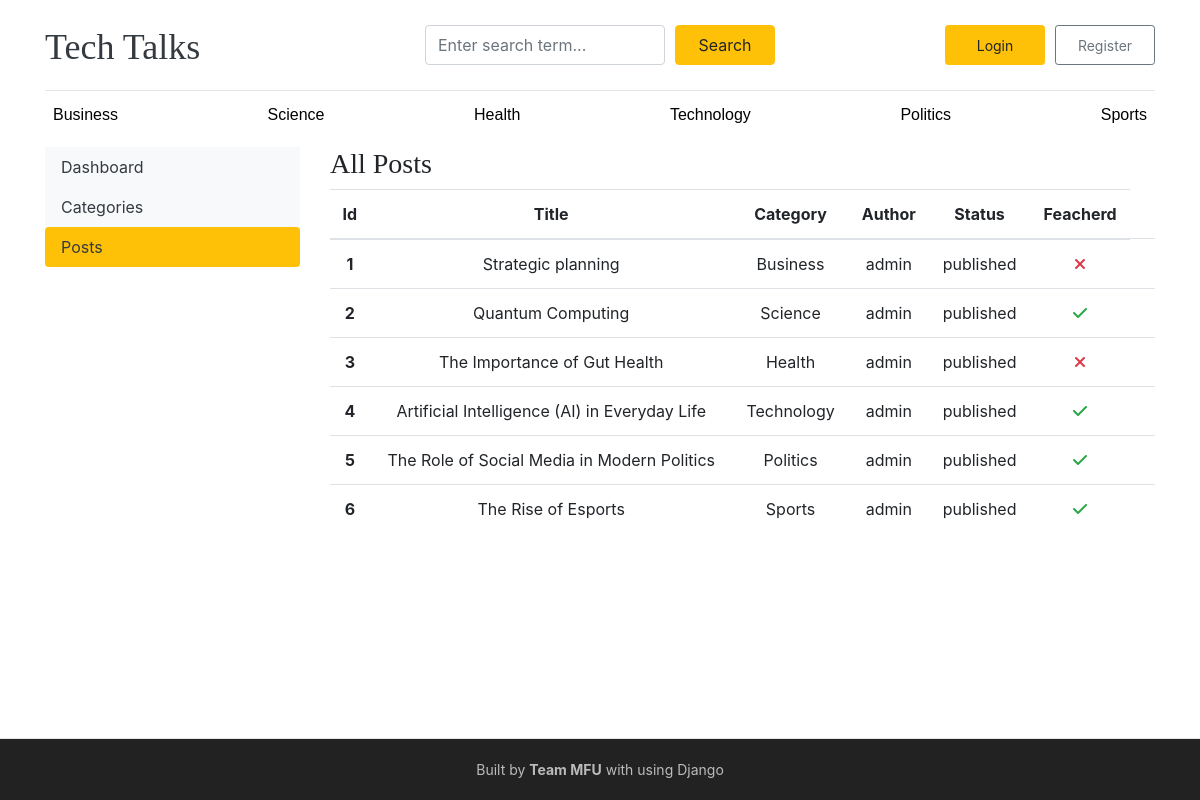
The app's page /dashboard/posts/ with its own data.
### application/models.py (models this page shows, shortened)
class Category(models.Model):
    category_name= models.CharField(max_length=50, unique=True)
    created_at = models.DateTimeField(auto_now_add=True)
    updated_at = models.DateTimeField(auto_now=True)
    class Meta:
        verbose_name_plural = 'Categories'
    def __str__(self):
        return self.category_name

class Blogs(models.Model):
    title = models.CharField(max_length= 100, unique=True)
    slug = models.SlugField(unique=True, blank=True)
    category = models.ForeignKey(Category, on_delete=models.CASCADE)
    author = models.ForeignKey(User, on_delete=models.CASCADE)
    blog_image = models.ImageField(upload_to='uploads/%y/%m/%d')
    short_description = models.TextField(max_length=1000)
    blog_body = models.TextField(max_length=3000)
    status = models.CharField(max_length=100, choices= STATUS_CHOICE, default= 'draft')
    is_feacherd = models.BooleanField(default= False)
    created_at = models.DateTimeField(auto_now_add=True)
    updated_at = models.DateTimeField(auto_now=True)
    class Meta:
        verbose_name_plural = 'Blogs'

### dashboard/views.py (the view)
# urls.py: path('posts/', views.posts, name='posts'),
def posts(request):
    posts = Blogs.objects.all()
    context={
        'posts':posts
    }
    return render(request, 'dashboard/posts.html',context)

### application/context_processors.py (called while the page is built)
def get_categories(request):
    categories = Category.objects.all()
    return dict(categories = categories )

### templates/dashboard/posts.html (shortened to what this page needs)
{% extends '../base/base.html' %}
{% block content %}
<div class="row">
    {% include './left_sidebar.html' %}
     <div class="col-md-9">
      <h3>All Posts</h3>
        <table class="table table-hover">
            <thead>
              <tr class="text-center">
                <th>Id</th>
                <th>Title</th>
                <th>Category</th>
                <th>Author</th>
                <th>Status</th>
                <th>Feacherd</th>
              </tr>
            </thead>
            <tbody>
            {% for post in posts %}
                <tr class="text-center">
                <th>{{ forloop.counter }}</th>
                <td>{{ post.title}}</td>
                <td>{{ post.category}}</td>
                <td>{{ post.author}}</td>
                <td>{{ post.status}}</td>
                <td>{% if post.is_feacherd %} <i class="fa fa-check text-success"></i> {% else %} <i class="fa fa-times text-danger"></i> {% endif %}</td>
                <td>
                </td>
              </tr>
            {% endfor %}
            </tbody>
          </table>
     </div>
</div>
{% endblock %}

### templates/base/header.html (shortened to what this page needs)
{% load static %}
<!DOCTYPE html>
<html lang="en">
<head>
    <link href="https://getbootstrap.com/docs/4.0/dist/css/bootstrap.min.css" rel="stylesheet">
    <link href="{% static 'css/blog.css' %}" rel="stylesheet">
    <link rel="stylesheet" href="https://cdnjs.cloudflare.com/ajax/libs/font-awesome/4.7.0/css/font-awesome.min.css">
    <link rel="stylesheet" href="https://cdnjs.cloudflare.com/ajax/libs/font-awesome/6.4.2/css/all.min.css">
  </head>
<body>
    <div class="container">
      <header class="blog-header py-3">
    <div class="row flex-nowrap justify-content-between align-items-center">
        <div class="col-4 pt-1">
            <a class="blog-header-logo text-dark" href="/">Tech Talks</a>
        </div>
        <div class="col-4 search-container">
            <form action="{% url 'search' %}" method="GET" class="search-form">
                <div class="d-flex gap-2">
                    <input class="form-control search-input" name="keyword" type="text" placeholder="Enter search term..." />
                    <button type="submit" class="btn btn-warning search-button">Search</button>
                </div>
            </form>
        </div>
        <div class="col-4 d-flex justify-content-end align-items-center action-buttons">
            {% if user.is_authenticated %}
                <div class="buttons-group">
                    {% if user.is_staff or user.is_superuser %}
                        <a href="{% url 'dashboard' %}" class="btn btn-warning">Dashboard</a>
                    {% endif %}
                    <a href="{% url 'logout' %}" class="btn btn-danger text-white">Logout</a>
                </div>
            {% else %}
                <a class="btn btn-sm btn-warning" href="{% url 'login' %}">Login</a>
                <a class="btn btn-sm btn-outline-secondary" href="{% url 'register' %}">Register</a>
            {% endif %}
        </div>
    </div>
</header>
      <div class="nav-scroller py-1 mb-2">
        <nav class="nav d-flex justify-content-between">
          {% for cat in categories %}
          <a class="p-2 nav-link" href="{% url 'posts_by_category' cat.id %}">{{ cat.category_name }}</a>
          {% endfor %}
        </nav>
      </div>

### static/css/blog.css (style rules this page uses)
html, body { height: 100%; margin: 0; padding: 0; }
.nav-scroller .nav a { font-family: Arial, sans-serif; font-weight: normal; font-size: 16px; color: #000 !important; text-decoration: none; position: relative; transition: color 0.3s ease-in-out; }
.nav-scroller .nav a::after { content: ""; position: absolute; left: 50%; bottom: -2px; width: 0; height: 2px; background-color: #FFC107; transition: width 0.3s ease-in-out, left 0.3s ease-in-out; }
.blog-header { border-bottom: 1px solid #e5e5e5; }
.blog-header-logo { font-family: "Playfair Display", Georgia, "Times New Roman", serif; font-size: 2.25rem; }
h1, h2, h3, h4, h5, h6 { font-family: "Playfair Display", Georgia, "Times New Roman", serif; }

### templates/base/header.html (style rules this page uses)
@media (min-width: 769px) { .search-form .d-flex { gap: 10px; } }
@media (min-width: 769px) { .search-input { width: 100%; max-width: 300px; } }
@media (min-width: 769px) { .search-button { min-width: 100px; height: 40px; } }
.action-buttons { display: flex; align-items: center; justify-content: flex-end; gap: 10px; }
.btn-warning, .btn-danger, .btn-outline-secondary { min-width: 100px; height: 40px; text-align: center; display: flex; align-items: center; justify-content: center; }

### records on screen
Category: category_name "Business"
Category: category_name "Science"
Category: category_name "Health"
Category: category_name "Technology"
Category: category_name "Politics"
Category: category_name "Sports"
Blogs: title "Strategic planning", category "Business", author "admin", status "published", is_feacherd False (drawn)
Blogs: title "Quantum Computing", category "Science", author "admin", status "published", is_feacherd True (drawn)
Blogs: title "The Importance of Gut Health", category "Health", author "admin", status "published", is_feacherd False (drawn)
Blogs: title "Artificial Intelligence (AI) in Everyday Life", category "Technology", author "admin", status "published", is_feacherd True (drawn)
Blogs: title "The Role of Social Media in Modern Politics", category "Politics", author "admin", status "published", is_feacherd True (drawn)
Blogs: title "The Rise of Esports", category "Sports", author "admin", status "published", is_feacherd True (drawn)
